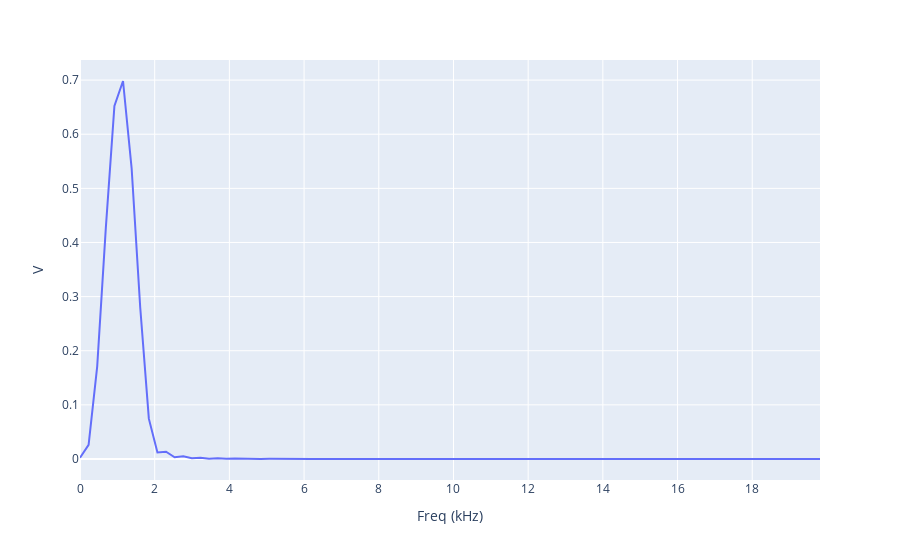

The cell this chart's notebook holds for it:
### Code cell
# Plot Sine Wave FFT 20 kHz as V
sineFFT['V'] = math.sqrt(50/1000) * 10**(sineFFT['FFT (dBm)'] / 20)

fig = px.line(sineFFT, x='Freq (kHz)', y='V')
fig.show()
